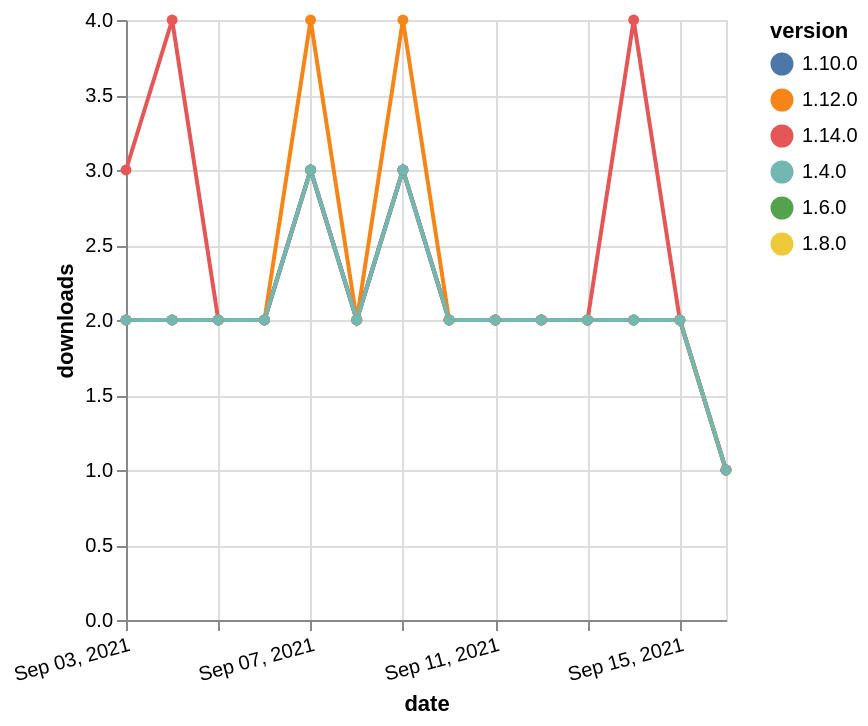

Describe this chart as a Vega-Lite specification.
### Vega-Lite specification from a JSON file in a GitHub repository (floating-point values rounded to 4 significant figures)
{"$schema": "https://vega.github.io/schema/vega-lite/v5.json", "description": "A simple bar chart with embedded data.", "data": {"values": [{"date": "2021-09-03", "total": 1663, "delta": 2, "version": "1.6.0"}, {"date": "2021-09-04", "total": 1665, "delta": 2, "version": "1.6.0"}, {"date": "2021-09-05", "total": 1667, "delta": 2, "version": "1.6.0"}, {"date": "2021-09-06", "total": 1669, "delta": 2, "version": "1.6.0"}, {"date": "2021-09-07", "total": 1672, "delta": 3, "version": "1.6.0"}, {"date": "2021-09-08", "total": 1674, "delta": 2, "version": "1.6.0"}, {"date": "2021-09-09", "total": 1677, "delta": 3, "version": "1.6.0"}, {"date": "2021-09-10", "total": 1679, "delta": 2, "version": "1.6.0"}, {"date": "2021-09-11", "total": 1681, "delta": 2, "version": "1.6.0"}, {"date": "2021-09-12", "total": 1683, "delta": 2, "version": "1.6.0"}, {"date": "2021-09-13", "total": 1685, "delta": 2, "version": "1.6.0"}, {"date": "2021-09-14", "total": 1687, "delta": 2, "version": "1.6.0"}, {"date": "2021-09-15", "total": 1689, "delta": 2, "version": "1.6.0"}, {"date": "2021-09-16", "total": 1690, "delta": 1, "version": "1.6.0"}, {"date": "2021-09-03", "total": 1501, "delta": 2, "version": "1.8.0"}, {"date": "2021-09-04", "total": 1503, "delta": 2, "version": "1.8.0"}, {"date": "2021-09-05", "total": 1505, "delta": 2, "version": "1.8.0"}, {"date": "2021-09-06", "total": 1507, "delta": 2, "version": "1.8.0"}, {"date": "2021-09-07", "total": 1510, "delta": 3, "version": "1.8.0"}, {"date": "2021-09-08", "total": 1512, "delta": 2, "version": "1.8.0"}, {"date": "2021-09-09", "total": 1515, "delta": 3, "version": "1.8.0"}, {"date": "2021-09-10", "total": 1517, "delta": 2, "version": "1.8.0"}, {"date": "2021-09-11", "total": 1519, "delta": 2, "version": "1.8.0"}, {"date": "2021-09-12", "total": 1521, "delta": 2, "version": "1.8.0"}, {"date": "2021-09-13", "total": 1523, "delta": 2, "version": "1.8.0"}, {"date": "2021-09-14", "total": 1525, "delta": 2, "version": "1.8.0"}, {"date": "2021-09-15", "total": 1527, "delta": 2, "version": "1.8.0"}, {"date": "2021-09-16", "total": 1528, "delta": 1, "version": "1.8.0"}, {"date": "2021-09-03", "total": 1017, "delta": 2, "version": "1.10.0"}, {"date": "2021-09-04", "total": 1019, "delta": 2, "version": "1.10.0"}, {"date": "2021-09-05", "total": 1021, "delta": 2, "version": "1.10.0"}, {"date": "2021-09-06", "total": 1023, "delta": 2, "version": "1.10.0"}, {"date": "2021-09-07", "total": 1026, "delta": 3, "version": "1.10.0"}, {"date": "2021-09-08", "total": 1028, "delta": 2, "version": "1.10.0"}, {"date": "2021-09-09", "total": 1031, "delta": 3, "version": "1.10.0"}, {"date": "2021-09-10", "total": 1033, "delta": 2, "version": "1.10.0"}, {"date": "2021-09-11", "total": 1035, "delta": 2, "version": "1.10.0"}, {"date": "2021-09-12", "total": 1037, "delta": 2, "version": "1.10.0"}, {"date": "2021-09-13", "total": 1039, "delta": 2, "version": "1.10.0"}, {"date": "2021-09-14", "total": 1041, "delta": 2, "version": "1.10.0"}, {"date": "2021-09-15", "total": 1043, "delta": 2, "version": "1.10.0"}, {"date": "2021-09-16", "total": 1044, "delta": 1, "version": "1.10.0"}, {"date": "2021-09-03", "total": 235, "delta": 3, "version": "1.14.0"}, {"date": "2021-09-04", "total": 239, "delta": 4, "version": "1.14.0"}, {"date": "2021-09-05", "total": 241, "delta": 2, "version": "1.14.0"}, {"date": "2021-09-06", "total": 243, "delta": 2, "version": "1.14.0"}, {"date": "2021-09-07", "total": 246, "delta": 3, "version": "1.14.0"}, {"date": "2021-09-08", "total": 248, "delta": 2, "version": "1.14.0"}, {"date": "2021-09-09", "total": 251, "delta": 3, "version": "1.14.0"}, {"date": "2021-09-10", "total": 253, "delta": 2, "version": "1.14.0"}, {"date": "2021-09-11", "total": 255, "delta": 2, "version": "1.14.0"}, {"date": "2021-09-12", "total": 257, "delta": 2, "version": "1.14.0"}, {"date": "2021-09-13", "total": 259, "delta": 2, "version": "1.14.0"}, {"date": "2021-09-14", "total": 263, "delta": 4, "version": "1.14.0"}, {"date": "2021-09-15", "total": 265, "delta": 2, "version": "1.14.0"}, {"date": "2021-09-16", "total": 266, "delta": 1, "version": "1.14.0"}, {"date": "2021-09-03", "total": 730, "delta": 2, "version": "1.12.0"}, {"date": "2021-09-04", "total": 732, "delta": 2, "version": "1.12.0"}, {"date": "2021-09-05", "total": 734, "delta": 2, "version": "1.12.0"}, {"date": "2021-09-06", "total": 736, "delta": 2, "version": "1.12.0"}, {"date": "2021-09-07", "total": 740, "delta": 4, "version": "1.12.0"}, {"date": "2021-09-08", "total": 742, "delta": 2, "version": "1.12.0"}, {"date": "2021-09-09", "total": 746, "delta": 4, "version": "1.12.0"}, {"date": "2021-09-10", "total": 748, "delta": 2, "version": "1.12.0"}, {"date": "2021-09-11", "total": 750, "delta": 2, "version": "1.12.0"}, {"date": "2021-09-12", "total": 752, "delta": 2, "version": "1.12.0"}, {"date": "2021-09-13", "total": 754, "delta": 2, "version": "1.12.0"}, {"date": "2021-09-14", "total": 756, "delta": 2, "version": "1.12.0"}, {"date": "2021-09-15", "total": 758, "delta": 2, "version": "1.12.0"}, {"date": "2021-09-16", "total": 759, "delta": 1, "version": "1.12.0"}, {"date": "2021-09-03", "total": 2071, "delta": 2, "version": "1.4.0"}, {"date": "2021-09-04", "total": 2073, "delta": 2, "version": "1.4.0"}, {"date": "2021-09-05", "total": 2075, "delta": 2, "version": "1.4.0"}, {"date": "2021-09-06", "total": 2077, "delta": 2, "version": "1.4.0"}, {"date": "2021-09-07", "total": 2080, "delta": 3, "version": "1.4.0"}, {"date": "2021-09-08", "total": 2082, "delta": 2, "version": "1.4.0"}, {"date": "2021-09-09", "total": 2085, "delta": 3, "version": "1.4.0"}, {"date": "2021-09-10", "total": 2087, "delta": 2, "version": "1.4.0"}, {"date": "2021-09-11", "total": 2089, "delta": 2, "version": "1.4.0"}, {"date": "2021-09-12", "total": 2091, "delta": 2, "version": "1.4.0"}, {"date": "2021-09-13", "total": 2093, "delta": 2, "version": "1.4.0"}, {"date": "2021-09-14", "total": 2095, "delta": 2, "version": "1.4.0"}, {"date": "2021-09-15", "total": 2097, "delta": 2, "version": "1.4.0"}, {"date": "2021-09-16", "total": 2098, "delta": 1, "version": "1.4.0"}]}, "width": "container", "mark": {"type": "line", "point": {"filled": true}}, "encoding": {"x": {"field": "date", "type": "temporal", "timeUnit": "yearmonthdate", "title": "date", "axis": {"labelAngle": -15}}, "y": {"field": "delta", "type": "quantitative", "title": "downloads"}, "color": {"field": "version", "type": "nominal"}, "tooltip": {"field": "delta"}}}
